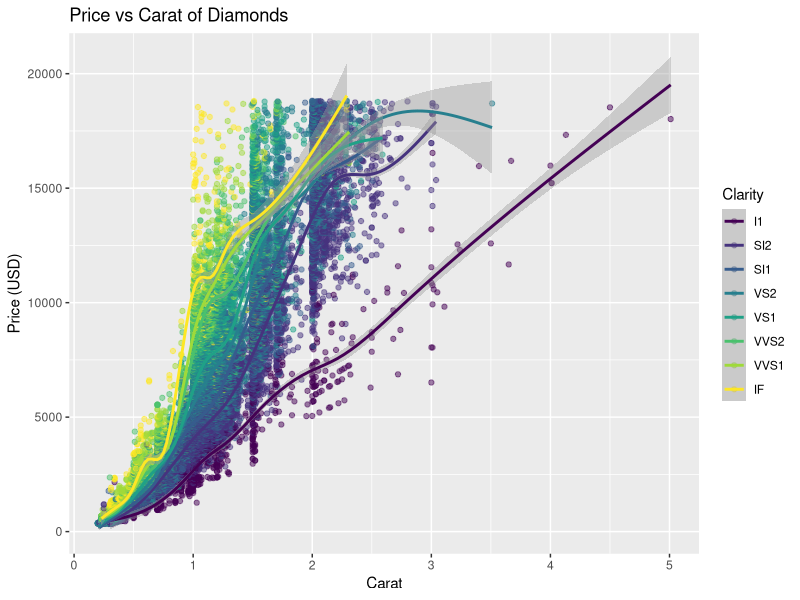

This figure's R source:
## ---- chunk 1
knitr::opts_chunk$set(echo = TRUE)

library(ggplot2) 

# Create a scatter plot of price vs carat, colored by clarity
ggplot(diamonds, aes(x = carat, y = price, color = clarity)) +
  geom_point(alpha = 0.5) +
  labs(title = "Price vs Carat of Diamonds",
       x = "Carat",
       y = "Price (USD)",
       color = "Clarity") +
  geom_smooth()

Sys.time()

